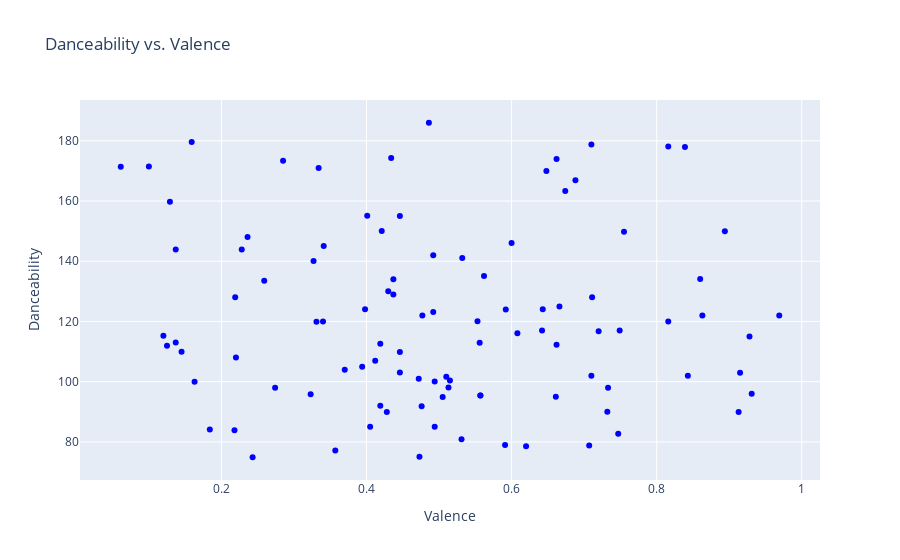

Notebook source saved alongside this figure:
### Code cell
features_df = pd.read_csv("C:\\Users\\deeee\\Downloads\\Features_dp.csv")

fig = go.Figure(data=go.Scatter(x=features_df["valence"], y=features_df["tempo"],
mode='markers',
marker=dict(color='blue'),
hovertext=[f"Name: {n}<br>Danceability: {e}<br>Valence: {s}"
for n, e, s in zip(features_df['name'], features_df['valence'], features_df['danceability'])]
))

fig.update_layout(title='Danceability vs. Valence',
xaxis_title='Valence', yaxis_title='Danceability')

fig.show()

### Figure 1 — Plotly figure (JSON) as saved in the notebook; plotly's stock layout.template omitted (floating-point values rounded to 4 significant figures)
{"data": [{"hovertext": ["Name: Blinding Lights<br>Danceability: 0.334<br>Valence: 0.514", "Name: Shape of You<br>Danceability: 0.931<br>Valence: 0.825", "Name: Dance Monkey<br>Danceability: 0.513<br>Valence: 0.824", "Name: Someone You Loved<br>Danceability: 0.446<br>Valence: 0.501", "Name: Rockstar<br>Danceability: 0.129<br>Valence: 0.585", "Name: Sunflower<br>Danceability: 0.913<br>Valence: 0.76", "Name: One Dance<br>Danceability: 0.37<br>Valence: 0.792", "Name: Closer<br>Danceability: 0.661<br>Valence: 0.748", "Name: Stay<br>Danceability: 0.125<br>Valence: 0.621", "Name: Believer<br>Danceability: 0.666<br>Valence: 0.776", "Name: Señorita<br>Danceability: 0.749<br>Valence: 0.759", "Name: Perfect<br>Danceability: 0.6<br>Valence: 0.634", "Name: Heat Waves<br>Danceability: 0.531<br>Valence: 0.761", "Name: Say You Won't Let Go<br>Danceability: 0.494<br>Valence: 0.358", "Name: Starboy<br>Danceability: 0.486<br>Valence: 0.679", "Name: Bad Guy<br>Danceability: 0.562<br>Valence: 0.701", "Name: Thinking Out Loud<br>Danceability: 0.591<br>Valence: 0.781", "Name: Lucid Dreams<br>Danceability: 0.218<br>Valence: 0.511", "Name: Don't Start Now<br>Danceability: 0.707<br>Valence: 0.498", "Name: Lovely<br>Danceability: 0.12<br>Valence: 0.351", "Name: Watermelon Sugar<br>Danceability: 0.557<br>Valence: 0.548", "Name: God's Plan<br>Danceability: 0.357<br>Valence: 0.754", "Name: Photograph<br>Danceability: 0.22<br>Valence: 0.718", "Name: Bohemian Rhapsody<br>Danceability: 0.228<br>Valence: 0.392", "Name: Something Just Like This<br>Danceability: 0.446<br>Valence: 0.617", "Name: Sweater Weather<br>Danceability: 0.398<br>Valence: 0.612", "Name: Shallow<br>Danceability: 0.323<br>Valence: 0.572", "Name: As It Was<br>Danceability: 0.662<br>Valence: 0.52", "Name: Love Yourself<br>Danceability: 0.515<br>Valence: 0.609", "Name: Circles<br>Danceability: 0.553<br>Valence: 0.695", "Name: Sad!<br>Danceability: 0.473<br>Valence: 0.74", "Name: Take Me to Church<br>Danceability: 0.437<br>Valence: 0.566", "Name: All of Me<br>Danceability: 0.331<br>Valence: 0.422", "Name: Thunder<br>Danceability: 0.259<br>Valence: 0.502", "Name: 7 Rings<br>Danceability: 0.327<br>Valence: 0.778", "Name: Goosebumps<br>Danceability: 0.43<br>Valence: 0.841", "Name: Jocelyn Flores<br>Danceability: 0.437<br>Valence: 0.872", "Name: Havana<br>Danceability: 0.394<br>Valence: 0.765", "Name: Stressed Out<br>Danceability: 0.648<br>Valence: 0.734", "Name: XO Tour Llif3<br>Danceability: 0.401<br>Valence: 0.732", "Name: Counting Stars<br>Danceability: 0.477<br>Valence: 0.664", "Name: New Rules<br>Danceability: 0.608<br>Valence: 0.762", "Name: Wake Me Up<br>Danceability: 0.643<br>Valence: 0.532", "Name: Riptide<br>Danceability: 0.51<br>Valence: 0.484", "Name: Happier<br>Danceability: 0.472<br>Valence: 0.733", "Name: Humble<br>Danceability: 0.421<br>Valence: 0.908", "Name: Let Her Go<br>Danceability: 0.243<br>Valence: 0.479", "Name: The Hills<br>Danceability: 0.137<br>Valence: 0.585", "Name: Sicko Mode<br>Danceability: 0.446<br>Valence: 0.834", "Name: Can't Hold Us<br>Danceability: 0.219<br>Valence: 0.556", "Name: Good 4 U<br>Danceability: 0.688<br>Valence: 0.563", "Name: Sorry<br>Danceability: 0.492<br>Valence: 0.73", "Name: One Kiss<br>Danceability: 0.592<br>Valence: 0.791", "Name: Let Me Love You<br>Danceability: 0.163<br>Valence: 0.649", "Name: Drivers License<br>Danceability: 0.137<br>Valence: 0.561", "Name: Lean On<br>Danceability: 0.274<br>Valence: 0.723", "Name: Treat You Better<br>Danceability: 0.747<br>Valence: 0.444", "Name: Roses (Imanbek remix)<br>Danceability: 0.863<br>Valence: 0.769", "Name: Better Now<br>Danceability: 0.341<br>Valence: 0.68", "Name: Stay with Me<br>Danceability: 0.184<br>Valence: 0.418", "Name: Congratulations<br>Danceability: 0.492<br>Valence: 0.63", "Name: Faded<br>Danceability: 0.159<br>Valence: 0.468", "Name: Without Me<br>Danceability: 0.662<br>Valence: 0.908", "Name: Industry Baby<br>Danceability: 0.894<br>Valence: 0.736", "Name: Lose Yourself<br>Danceability: 0.0612<br>Valence: 0.692", "Name: Memories<br>Danceability: 0.556<br>Valence: 0.34", "Name: Demons<br>Danceability: 0.428<br>Valence: 0.505", "Name: Mr. Brightside<br>Danceability: 0.236<br>Valence: 0.352", "Name: Uptown Funk<br>Danceability: 0.928<br>Valence: 0.856", "Name: Too Good at Goodbyes<br>Danceability: 0.476<br>Valence: 0.681", "Name: Levitating<br>Danceability: 0.915<br>Valence: 0.702", "Name: I Took a Pill in Ibiza (Seeb Remix)<br>Danceability: 0.71<br>Valence: 0.664", "Name: Don't Let Me Down<br>Danceability: 0.674<br>Valence: 0.455", "Name: Thank U, Next<br>Danceability: 0.412<br>Valence: 0.717", "Name: I Don't Care<br>Danceability: 0.843<br>Valence: 0.798", "Name: Dakiti<br>Danceability: 0.145<br>Valence: 0.731", "Name: Montero (Call Me by Your Name)<br>Danceability: 0.71<br>Valence: 0.593", "Name: Mood<br>Danceability: 0.532<br>Valence: 0.768", "Name: Do I Wanna Know?<br>Danceability: 0.405<br>Valence: 0.548", "Name: Unforgettable<br>Danceability: 0.733<br>Valence: 0.726", "Name: Dynamite<br>Danceability: 0.816<br>Valence: 0.751", "Name: Despacito (remix)<br>Danceability: 0.816<br>Valence: 0.653", "Name: Moonlight<br>Danceability: 0.711<br>Valence: 0.921", "Name: Wonderwall<br>Danceability: 0.434<br>Valence: 0.375", "Name: No Role Modelz<br>Danceability: 0.494<br>Valence: 0.69", "Name: That's What I Like<br>Danceability: 0.86<br>Valence: 0.853", "Name: The Box<br>Danceability: 0.642<br>Valence: 0.896", "Name: 'Till I Collapse<br>Danceability: 0.1<br>Valence: 0.548", "Name: There's Nothing Holdin' Me Back<br>Danceability: 0.969<br>Valence: 0.866", "Name: Stitches<br>Danceability: 0.755<br>Valence: 0.752", "Name: Cheap Thrills<br>Danceability: 0.732<br>Valence: 0.628", "Name: Smells Like Teen Spirit<br>Danceability: 0.72<br>Valence: 0.502", "Name: See You Again<br>Danceability: 0.62<br>Valence: 0.558", "Name: I'm Yours<br>Danceability: 0.505<br>Valence: 0.646", "Name: I Like Me Better<br>Danceability: 0.419<br>Valence: 0.753", "Name: 7 Years<br>Danceability: 0.34<br>Valence: 0.765", "Name: Yellow<br>Danceability: 0.285<br>Valence: 0.429", "Name: Sugar<br>Danceability: 0.557<br>Valence: 0.548", "Name: Despacito<br>Danceability: 0.839<br>Valence: 0.655", "Name: Don't Stop Me Now<br>Danceability: 0.419<br>Valence: 0.471"], "marker": {"color": "blue"}, "mode": "markers", "type": "scatter", "x": [0.334, 0.931, 0.513, 0.446, 0.129, 0.913, 0.37, 0.661, 0.125, 0.666, 0.749, 0.6, 0.531, 0.494, 0.486, 0.562, 0.591, 0.218, 0.707, 0.12, 0.557, 0.357, 0.22, 0.228, 0.446, 0.398, 0.323, 0.662, 0.515, 0.553, 0.473, 0.437, 0.331, 0.259, 0.327, 0.43, 0.437, 0.394, 0.648, 0.401, 0.477, 0.608, 0.643, 0.51, 0.472, 0.421, 0.243, 0.137, 0.446, 0.219, 0.688, 0.492, 0.592, 0.163, 0.137, 0.274, 0.747, 0.863, 0.341, 0.184, 0.492, 0.159, 0.662, 0.894, 0.0612, 0.556, 0.428, 0.236, 0.928, 0.476, 0.915, 0.71, 0.674, 0.412, 0.843, 0.145, 0.71, 0.532, 0.405, 0.733, 0.816, 0.816, 0.711, 0.434, 0.494, 0.86, 0.642, 0.1, 0.969, 0.755, 0.732, 0.72, 0.62, 0.505, 0.419, 0.34, 0.285, 0.557, 0.839, 0.419], "y": [171.0, 95.98, 98.03, 109.9, 159.8, 89.91, 104.0, 95.01, 111.9, 124.9, 117.0, 146.1, 80.87, 85.04, 186.0, 135.1, 79.0, 83.9, 78.78, 115.3, 95.39, 77.17, 108.0, 143.9, 103.0, 124.1, 95.8, 173.9, 100.4, 120.0, 75.02, 128.9, 119.9, 133.5, 140.0, 130.0, 134.0, 105.0, 170.0, 155.1, 122.0, 116.1, 124.1, 101.7, 101.0, 150.0, 74.9, 113.0, 155.0, 128.0, 166.9, 142.0, 124.0, 99.99, 143.9, 98.01, 82.69, 122.0, 145.0, 84.09, 123.1, 179.6, 112.2, 150.0, 171.4, 113.0, 89.94, 148.0, 115.0, 91.87, 103.0, 102.0, 163.3, 107.0, 102.0, 109.9, 178.8, 141.1, 85.03, 97.98, 120.0, 178.1, 128.0, 174.3, 100.0, 134.1, 117.0, 171.4, 122.0, 149.8, 89.98, 116.8, 78.56, 94.88, 91.97, 120.0, 173.4, 95.39, 177.9, 112.6]}], "layout": {"title": {"text": "Danceability vs. Valence"}, "xaxis": {"title": {"text": "Valence"}}, "yaxis": {"title": {"text": "Danceability"}}}}
